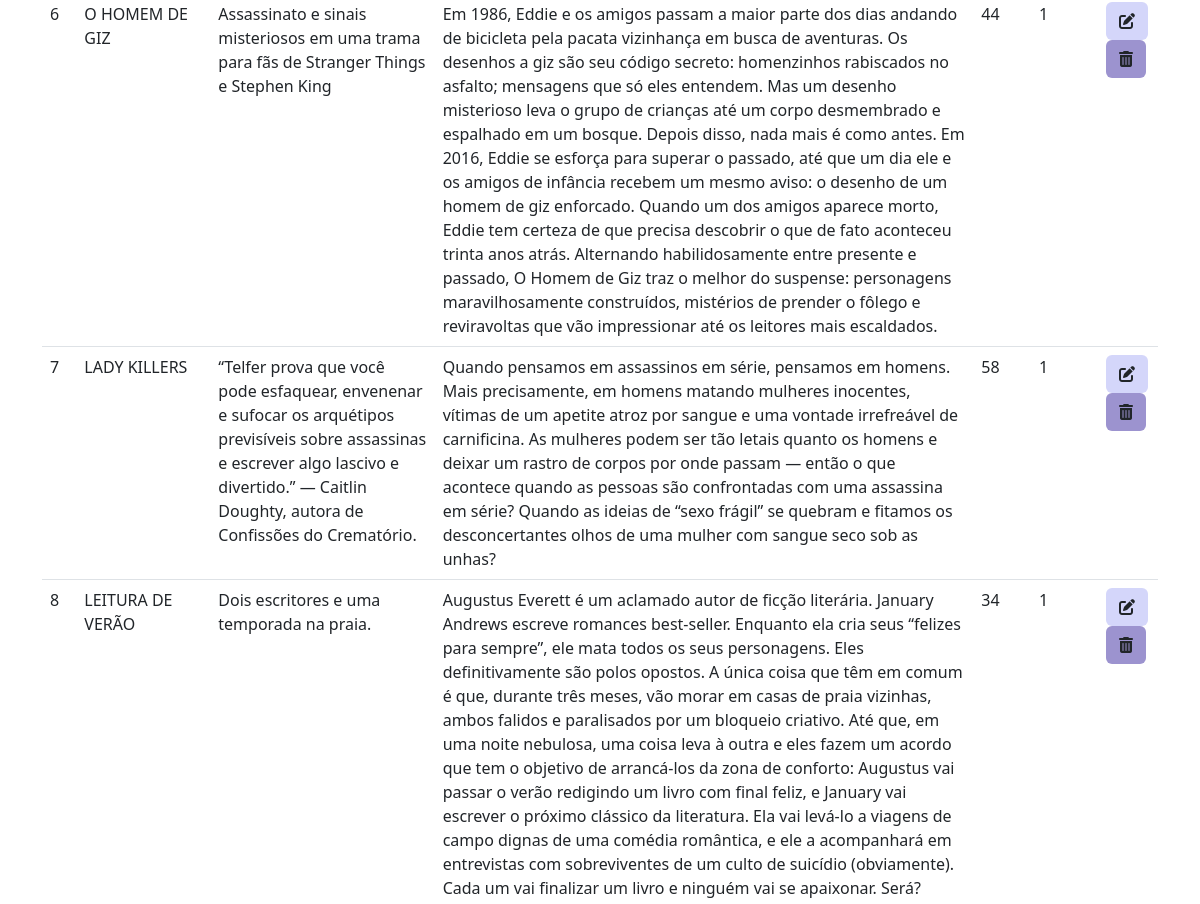
/listarLivros.php (middle part), run on an earlier commit of the app's database.
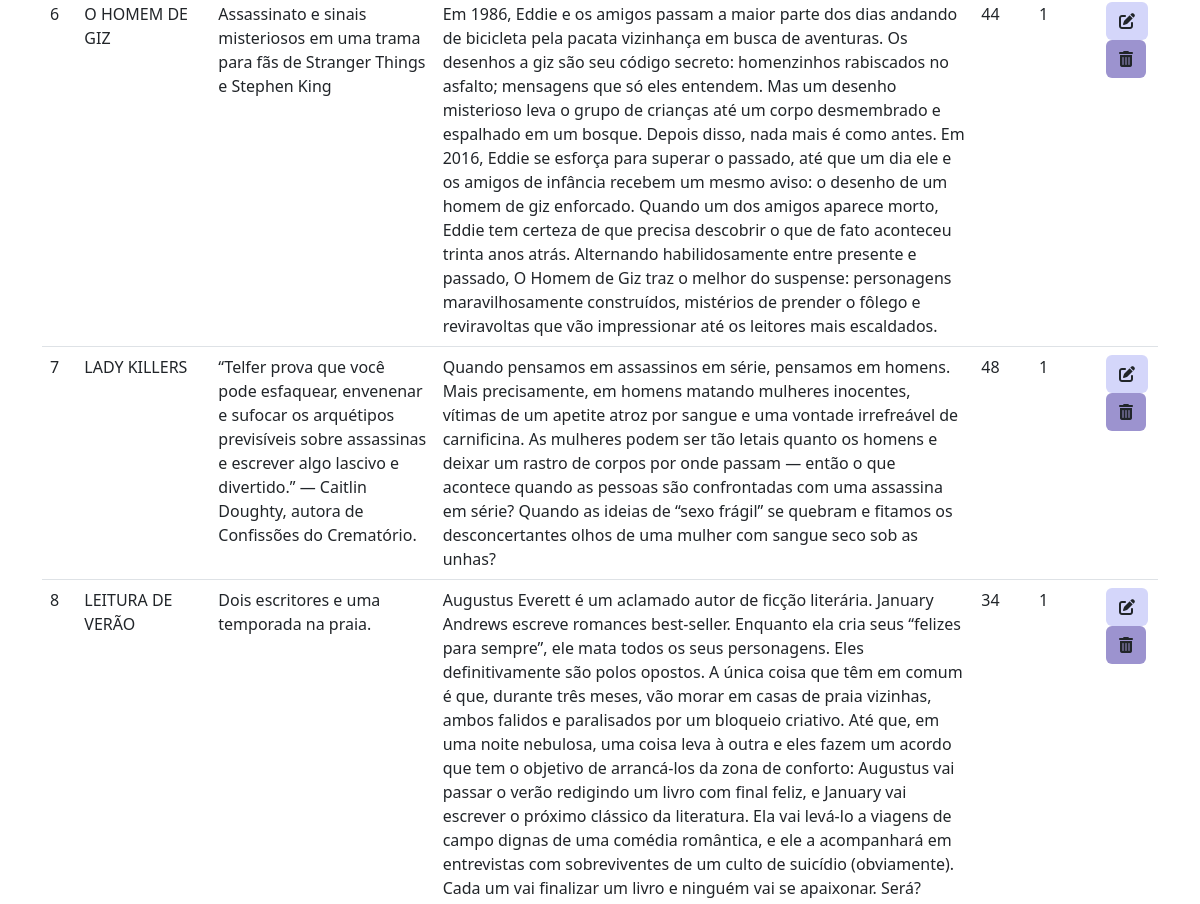
And on a later commit of the database.
### tables this page shows
CREATE TABLE `livros` (
  `id` int(13) NOT NULL,
  `titulo` varchar(200) NOT NULL,
  `subtitulo` varchar(200) NOT NULL,
  `sinopse` varchar(1000) NOT NULL,
  `valor` int(11) NOT NULL,
  `capa` varchar(200) NOT NULL,
  `class` varchar(200) NOT NULL,
  `status` int(11) NOT NULL DEFAULT 1,
  `livrosAutor_id` int(11) DEFAULT NULL,
  `livrosEditora_id` int(11) DEFAULT NULL,
  `heartstopper` int(11) NOT NULL DEFAULT 0
);

### listarLivros.php (the view, shortened to what this page needs)
<?php
require_once("conexao.php");
$sql = "select * from livros";
$resultado = mysqli_query($conexao, $sql);
?>
<!DOCTYPE html>
<html lang="en">
<head>
  <link href="https://cdn.jsdelivr.net/npm/bootstrap@5.3.0-alpha3/dist/css/bootstrap.min.css" rel="stylesheet">
  <link rel="stylesheet" href="https://cdn.jsdelivr.net/npm/bootstrap-icons@1.11.0/font/bootstrap-icons.css">
</head>
<body>
  <div class="container-md">
    <table class="table table-hover">
      <tbody>
        <?php while ($linha = mysqli_fetch_array($resultado)) { ?>
          <tr>
            <td><?= $linha['id'] ?></th>
            <td><?= $linha['titulo'] ?></th>
            <td><?= $linha['subtitulo'] ?></th>
            <td><?= $linha['sinopse'] ?></th>
            <td><?= $linha['valor'] ?></th>
            <td><?= $linha['status'] ?></th>
            <td>
              <a href="alterarLivros.php?id=<?= $linha['id'] ?>" class="btn btn" style="background-color:#D4D6FA;"><i class="fa-solid fa-pen-to-square"></i></a>
              <a href="usuarioListar.php?id=<?= $linha['id'] ?>" class="btn btn-l" style="background-color:#9c93cf;" onclick="return confirm('Confirmar exclusão?')"><i class="fa-solid fa-trash-can"></i></a>
            <?php } ?>
      </tbody>
    </table>
</body>
</html>

What changed in the data, as far as the page shows it:
changed livros "LADY KILLERS": valor "58" → "48"
